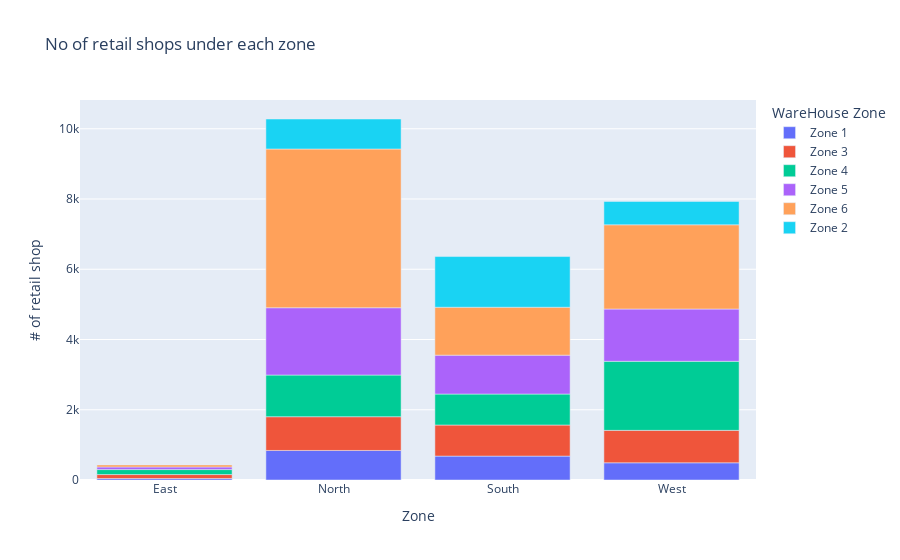

The notebook cell saved with this chart:
### Code cell
px.bar(retail_zone_df, x="Zone", y="# of retail shop", color="WareHouse Zone", title="No of retail shops under each zone")

### Figure 1 — Plotly figure (JSON) as saved in the notebook; plotly's stock layout.template omitted (floating-point values rounded to 4 significant figures)
{"data": [{"alignmentgroup": "True", "hovertemplate": "WareHouse Zone=Zone 1<br>Zone=%{x}<br># of retail shop=%{y}<extra></extra>", "legendgroup": "Zone 1", "marker": {"color": "#636efa", "pattern": {"shape": ""}}, "name": "Zone 1", "offsetgroup": "Zone 1", "orientation": "v", "showlegend": true, "textposition": "auto", "type": "bar", "x": ["East", "North", "South", "West"], "xaxis": "x", "y": [43, 841, 680, 490], "yaxis": "y"}, {"alignmentgroup": "True", "hovertemplate": "WareHouse Zone=Zone 3<br>Zone=%{x}<br># of retail shop=%{y}<extra></extra>", "legendgroup": "Zone 3", "marker": {"color": "#EF553B", "pattern": {"shape": ""}}, "name": "Zone 3", "offsetgroup": "Zone 3", "orientation": "v", "showlegend": true, "textposition": "auto", "type": "bar", "x": ["East", "North", "South", "West"], "xaxis": "x", "y": [112, 961, 885, 923], "yaxis": "y"}, {"alignmentgroup": "True", "hovertemplate": "WareHouse Zone=Zone 4<br>Zone=%{x}<br># of retail shop=%{y}<extra></extra>", "legendgroup": "Zone 4", "marker": {"color": "#00cc96", "pattern": {"shape": ""}}, "name": "Zone 4", "offsetgroup": "Zone 4", "orientation": "v", "showlegend": true, "textposition": "auto", "type": "bar", "x": ["East", "North", "South", "West"], "xaxis": "x", "y": [142, 1186, 882, 1966], "yaxis": "y"}, {"alignmentgroup": "True", "hovertemplate": "WareHouse Zone=Zone 5<br>Zone=%{x}<br># of retail shop=%{y}<extra></extra>", "legendgroup": "Zone 5", "marker": {"color": "#ab63fa", "pattern": {"shape": ""}}, "name": "Zone 5", "offsetgroup": "Zone 5", "orientation": "v", "showlegend": true, "textposition": "auto", "type": "bar", "x": ["East", "North", "South", "West"], "xaxis": "x", "y": [74, 1917, 1107, 1489], "yaxis": "y"}, {"alignmentgroup": "True", "hovertemplate": "WareHouse Zone=Zone 6<br>Zone=%{x}<br># of retail shop=%{y}<extra></extra>", "legendgroup": "Zone 6", "marker": {"color": "#FFA15A", "pattern": {"shape": ""}}, "name": "Zone 6", "offsetgroup": "Zone 6", "orientation": "v", "showlegend": true, "textposition": "auto", "type": "bar", "x": ["East", "North", "South", "West"], "xaxis": "x", "y": [58, 4519, 1364, 2398], "yaxis": "y"}, {"alignmentgroup": "True", "hovertemplate": "WareHouse Zone=Zone 2<br>Zone=%{x}<br># of retail shop=%{y}<extra></extra>", "legendgroup": "Zone 2", "marker": {"color": "#19d3f3", "pattern": {"shape": ""}}, "name": "Zone 2", "offsetgroup": "Zone 2", "orientation": "v", "showlegend": true, "textposition": "auto", "type": "bar", "x": ["North", "South", "West"], "xaxis": "x", "y": [854, 1444, 665], "yaxis": "y"}], "layout": {"barmode": "relative", "legend": {"title": {"text": "WareHouse Zone"}, "tracegroupgap": 0}, "title": {"text": "No of retail shops under each zone"}, "xaxis": {"anchor": "y", "domain": [0, 1], "title": {"text": "Zone"}}, "yaxis": {"anchor": "x", "domain": [0, 1], "title": {"text": "# of retail shop"}}}}
